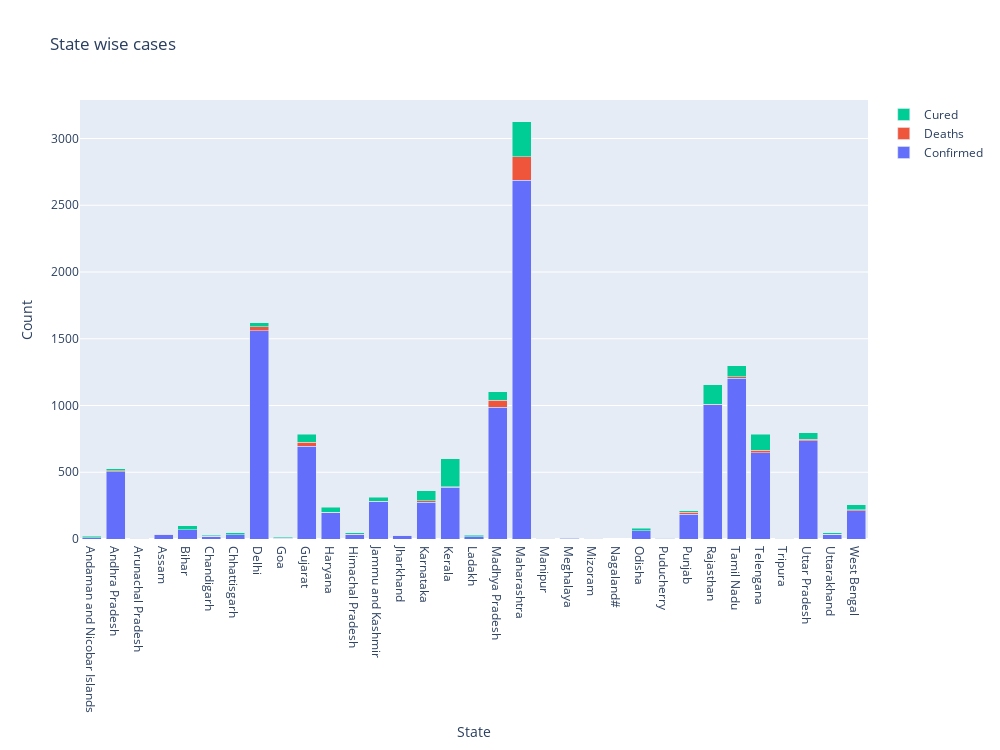

The notebook cell saved with this chart:
### Markdown cell above
## State wise trend

### Code cell
fig = go.Figure(data=[
    go.Bar(name='Confirmed', x=date_table.loc[date_table.last_valid_index()]['State/UnionTerritory'], y=date_table.loc[date_table.last_valid_index()].Confirmed),
    go.Bar(name='Deaths', x=date_table.loc[date_table.last_valid_index()]['State/UnionTerritory'], y=date_table.loc[date_table.last_valid_index()].Deaths),
    go.Bar(name='Cured', x=date_table.loc[date_table.last_valid_index()]['State/UnionTerritory'], y=date_table.loc[date_table.last_valid_index()].Cured)
])
# Change the bar mode
fig.update_layout(
    autosize=False,
    width=1000,
    height=750,
    title="State wise cases",
    xaxis_title="State",
    yaxis_title="Count",
    barmode='stack')
fig.show()

### Figure 1 — Plotly figure (JSON) as saved in the notebook; plotly's stock layout.template omitted (floating-point values rounded to 4 significant figures)
{"data": [{"name": "Confirmed", "type": "bar", "x": ["Andaman and Nicobar Islands", "Andhra Pradesh", "Arunachal Pradesh", "Assam", "Bihar", "Chandigarh", "Chhattisgarh", "Delhi", "Goa", "Gujarat", "Haryana", "Himachal Pradesh", "Jammu and Kashmir", "Jharkhand", "Karnataka", "Kerala", "Ladakh", "Madhya Pradesh", "Maharashtra", "Manipur", "Meghalaya", "Mizoram", "Nagaland#", "Odisha", "Puducherry", "Punjab", "Rajasthan", "Tamil Nadu", "Telengana", "Tripura", "Uttar Pradesh", "Uttarakhand", "West Bengal"], "y": [11, 503, 1, 33, 70, 21, 33, 1561, 7, 695, 199, 33, 278, 27, 277, 387, 17, 987, 2687, 2, 7, 1, 0, 60, 7, 186, 1005, 1204, 647, 2, 735, 37, 213]}, {"name": "Deaths", "type": "bar", "x": ["Andaman and Nicobar Islands", "Andhra Pradesh", "Arunachal Pradesh", "Assam", "Bihar", "Chandigarh", "Chhattisgarh", "Delhi", "Goa", "Gujarat", "Haryana", "Himachal Pradesh", "Jammu and Kashmir", "Jharkhand", "Karnataka", "Kerala", "Ladakh", "Madhya Pradesh", "Maharashtra", "Manipur", "Meghalaya", "Mizoram", "Nagaland#", "Odisha", "Puducherry", "Punjab", "Rajasthan", "Tamil Nadu", "Telengana", "Tripura", "Uttar Pradesh", "Uttarakhand", "West Bengal"], "y": [0, 9, 0, 1, 1, 0, 0, 30, 0, 30, 3, 1, 4, 2, 11, 3, 0, 53, 178, 0, 1, 0, 0, 1, 0, 13, 3, 12, 18, 0, 11, 0, 7]}, {"name": "Cured", "type": "bar", "x": ["Andaman and Nicobar Islands", "Andhra Pradesh", "Arunachal Pradesh", "Assam", "Bihar", "Chandigarh", "Chhattisgarh", "Delhi", "Goa", "Gujarat", "Haryana", "Himachal Pradesh", "Jammu and Kashmir", "Jharkhand", "Karnataka", "Kerala", "Ladakh", "Madhya Pradesh", "Maharashtra", "Manipur", "Meghalaya", "Mizoram", "Nagaland#", "Odisha", "Puducherry", "Punjab", "Rajasthan", "Tamil Nadu", "Telengana", "Tripura", "Uttar Pradesh", "Uttarakhand", "West Bengal"], "y": [10, 16, 0, 0, 29, 7, 13, 30, 5, 59, 34, 13, 30, 0, 75, 211, 10, 64, 259, 1, 0, 0, 0, 18, 1, 14, 147, 81, 120, 0, 51, 9, 37]}], "layout": {"autosize": false, "barmode": "stack", "height": 750, "title": {"text": "State wise cases"}, "width": 1000, "xaxis": {"title": {"text": "State"}}, "yaxis": {"title": {"text": "Count"}}}}
